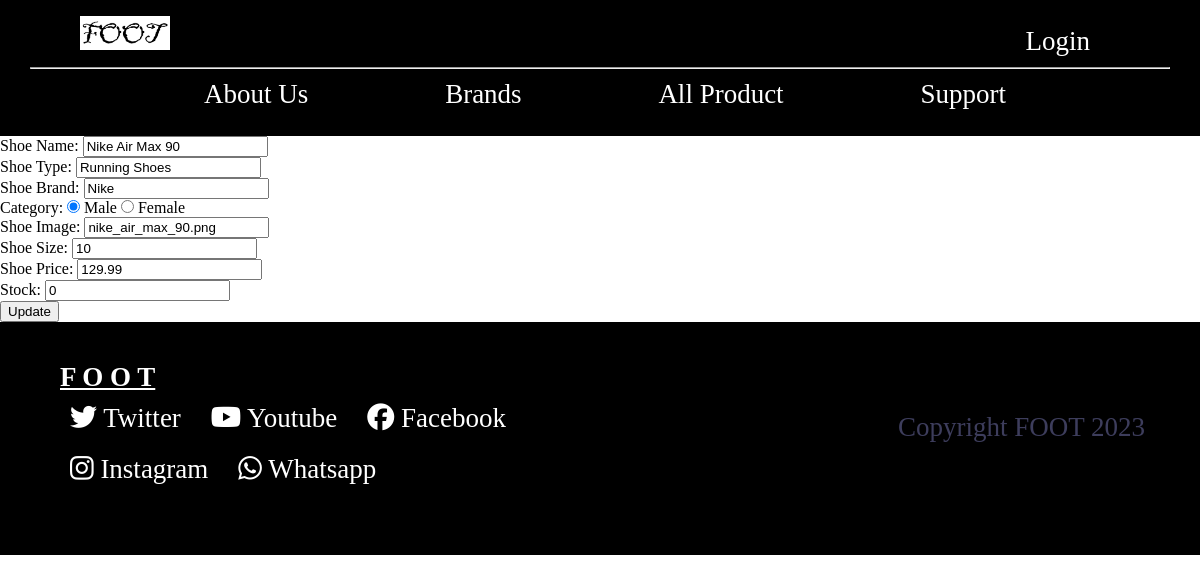
Before: /edit_product.php with the older database file.
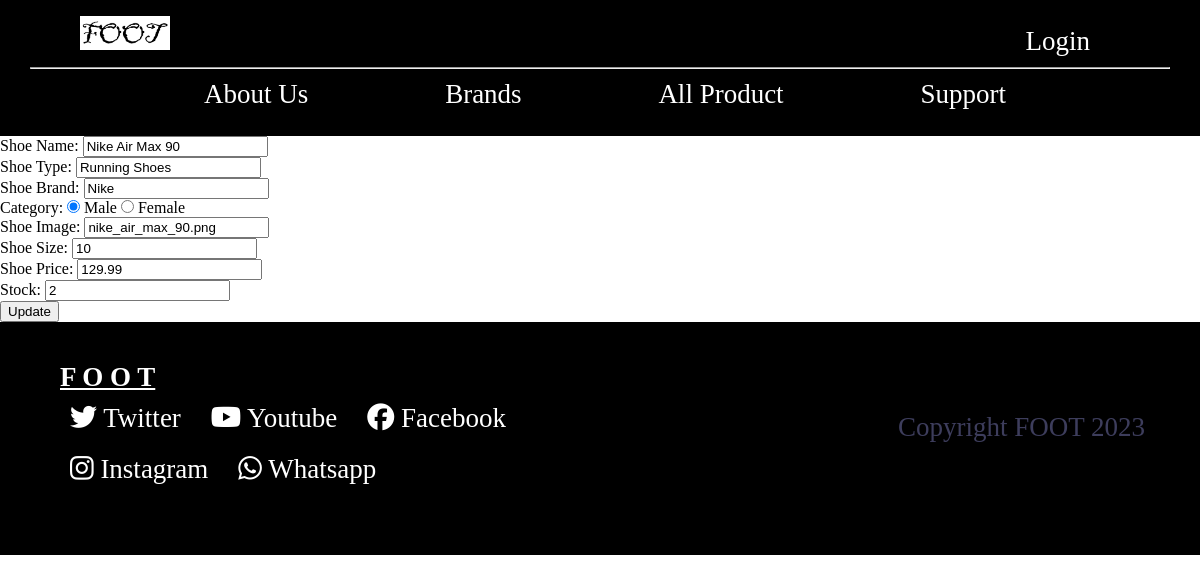
After: the same page with the newer database file.
### tables this page shows
CREATE TABLE `shoes` (
  `shoe_id` int(11) NOT NULL,
  `shoe_name` varchar(255) NOT NULL,
  `shoe_type` varchar(50) NOT NULL,
  `shoe_brand` varchar(50) NOT NULL,
  `category` enum('male','female') NOT NULL,
  `shoe_image` varchar(255) NOT NULL,
  `shoe_size` varchar(10) NOT NULL,
  `shoe_price` decimal(10,2) NOT NULL,
  `stock` int(11) NOT NULL
);

### edit_product.php (the view, shortened to what this page needs)
<?php
include 'header.php';
include 'conn.php';
$sql = "SELECT * FROM shoes WHERE shoe_id=1";
$result = $conn->query($sql);
if ($result->num_rows > 0) {
  $row = $result->fetch_assoc();
} else {
  echo "No record found";
}
?>
<form method="post" action="<?php echo htmlspecialchars($_SERVER["PHP_SELF"]); ?>">
  Shoe Name: <input type="text" name="shoe_name" value="<?php echo $row["shoe_name"]; ?>"><br>
  Shoe Type: <input type="text" name="shoe_type" value="<?php echo $row["shoe_type"]; ?>"><br>
  Shoe Brand: <input type="text" name="shoe_brand" value="<?php echo $row["shoe_brand"]; ?>"><br>
  Category:
  <input type="radio" name="category" value="male" <?php if($row["category"]=="male"){echo "checked";} ?>> Male
  <input type="radio" name="category" value="female" <?php if($row["category"]=="female"){echo "checked";} ?>> Female<br>
  Shoe Image: <input type="text" name="shoe_image" value="<?php echo $row["shoe_image"]; ?>"><br>
  Shoe Size: <input type="text" name="shoe_size" value="<?php echo $row["shoe_size"]; ?>"><br>
  Shoe Price: <input type="text" name="shoe_price" value="<?php echo $row["shoe_price"]; ?>"><br>
  Stock: <input type="text" name="stock" value="<?php echo $row["stock"]; ?>"><br>
  <input type="submit" name="submit" value="Update">
</form>
<?php
    include 'footer.php';
?>

Changed rows visible on the page:
changed shoes "Nike Air Max 90": stock "0" → "2"
